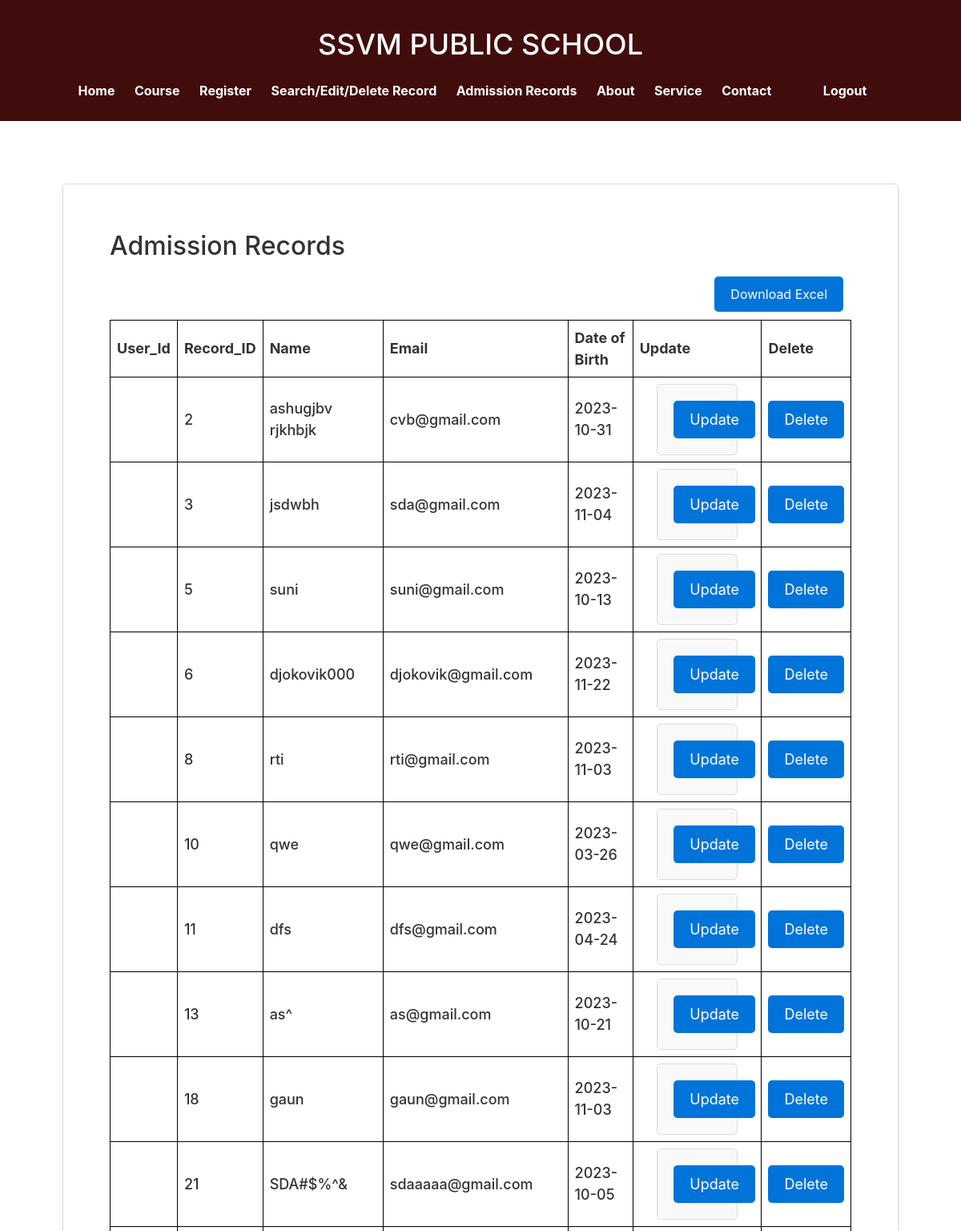
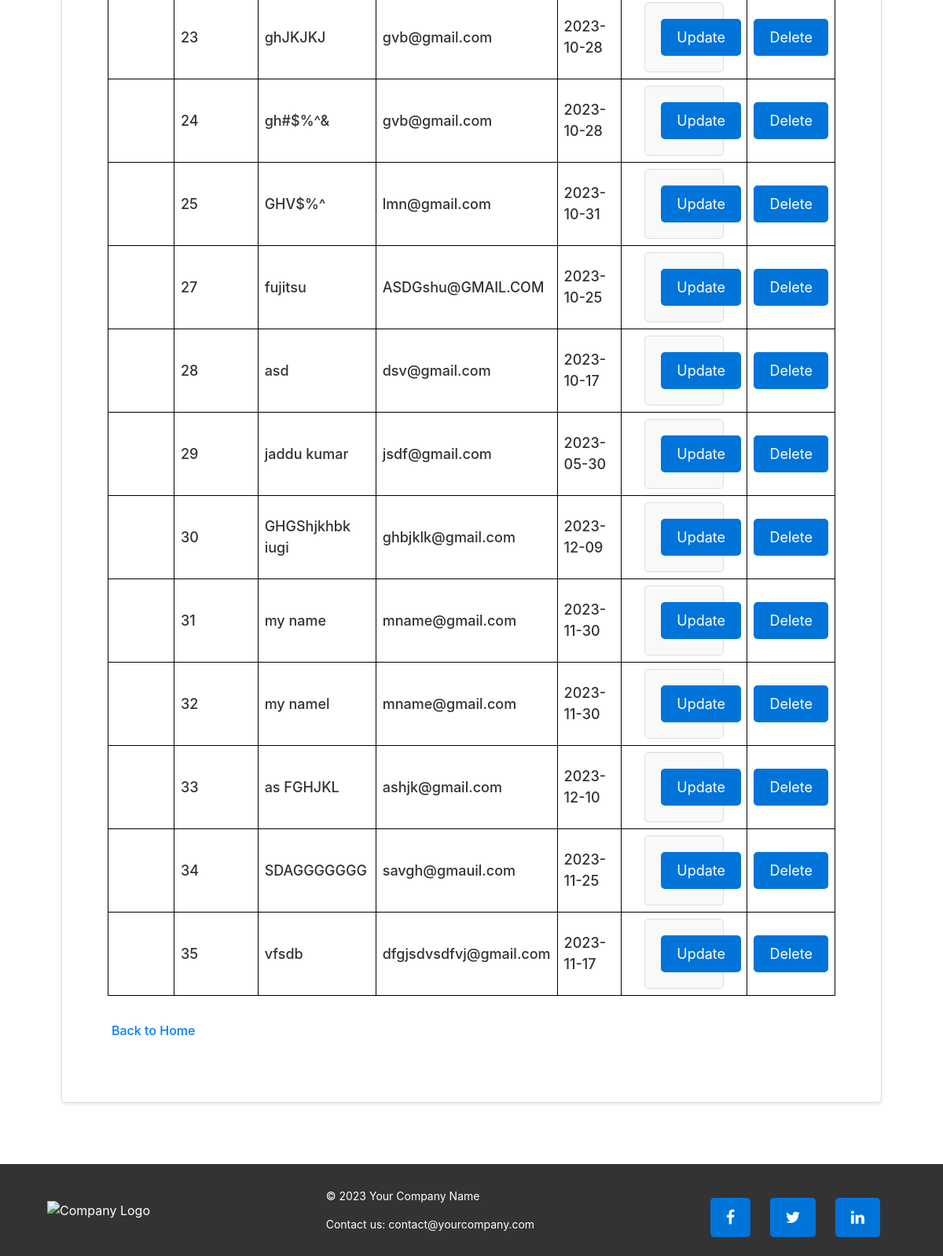
Screenshot of /admission_recordscourses (signed in) with the database file from the repository (2 pictures, top to bottom).
### models.py (models this page shows)
class AdmissionRecord(db.Model):
    id = db.Column(db.Integer, primary_key=True)
    name = db.Column(db.String(100), nullable=False)
    email = db.Column(db.String(100), nullable=False)
    dob = db.Column(db.String(10), nullable=False)

### test.py (the view)
@app.route('/admission_recordscourses')
@login_required
def admission_records():
    records = AdmissionRecord.query.all()
    print(records, "line no 42")
    return render_template('admission_records.html', records=records)

### test.py (called while the page is built)
@login_manager.user_loader
def load_user(user_id):
    user = User_Credentials.query.get(int(user_id))
    return user

### templates/admission_records.html (shortened to what this page needs)
{% extends "layout.html" %}
{% block content %}
    <div class="record_header">
        <h2>Admission Records</h2>
        <button class="download-button" type="submit" formmethod="post" formaction="/process_form">Download Excel</button>
    </div>
    <br>
    <table class="admission-table">
        <thead>
                <th>User_Id</th>
                <th>Record_ID</th>
                <th>Name</th>
                <th>Email</th>
                <th>Date of Birth</th>
                <th>Update</th>
                <th>Delete</th>
        </thead>
        <tbody>
            {% for record in records %}
                <tr>
                    <td>{{ record.user_id }}</td>
                    <td>{{ record.id }}</td>
                    <td>{{ record.name }}</td>
                    <td>{{ record.email }}</td>
                    <td>{{ record.dob }}</td>
                     <td>
                        <form method="post" action="{{ url_for('update_record', id=record.id) }}" onclick="return confirm('Are you sure you want to update this record?');">
                            <input class="update-button" type="submit" value="Update">
                        </form>
                    </td>
                    <td>
                        <button class="delete-button" data-record-id="{{ record.id }}">Delete</button>
                    </td>
                </tr>
            {% endfor %}
        </tbody>
    </table>
    <br>
    <p><a href="{{ url_for('layout') }}">Back to Home</a></p>
{% endblock %}

### templates/layout.html (shortened to what this page needs)
<!DOCTYPE html>
<html>
<head>
    <link rel="stylesheet" type="text/css" href="{{ url_for('static', filename='style.css') }}">
    <link rel="stylesheet" href="https://cdn.jsdelivr.net/npm/bootstrap@4.4.1/dist/css/bootstrap.min.css">
    <link rel="stylesheet" href="https://cdnjs.cloudflare.com/ajax/libs/font-awesome/4.7.0/css/font-awesome.min.css">
</head>
<body>
    <header>
        <h1>SSVM PUBLIC SCHOOL</h1>
        <nav>
            <ul>
                <li><a href="{{ url_for('layout') }}">Home</a></li>
                <li><a id="load-course" href="{{ url_for('courses') }}">Course</a></li>
                <li><a id="load-register" href="javascript:void(0)">Register</a></li>
                <li><a id="load-find" href="javascript:void(0)">Sarch/Edit/Delete Record</a></li>
                <li><a id="load-admission-record" href="{{ url_for('admission_records') }}">Admission Records</a></li>
                <li><a id="load-about" href="javascript:void(0)">About</a></li>
                <li><a id="load-service" href="javascript:void(0)">Service</a></li>
                <li><a id="load-contact" href="javascript:void(0)">Contact</a></li>
                <li><a id ="logout-link" href="{{ url_for('logout') }}" onclick="confirmLogout()">logout</a></li>
            </ul>
        </nav>
    </header>
    <div id="content">
        <h3 class="h3-heading">
            {% block content %}{% endblock %}
        </h3>
    </div>
    <footer>
        <div class="footer-content">
            <div class="footer-logo">
                <img src="F:\ROTA\static\images.png" alt="Company Logo">
            </div>
            <div class="footer-info">
                <p>&copy; 2023 Your Company Name</p>
                <p>Contact us: contact@yourcompany.com</p>
            </div>
            <div class="footer-social">
                <a class="footer-links" href="#"><i class="fa fa-facebook"></i></a>
                <a class="footer-links" href="#"><i class="fa fa-twitter"></i></a>
                <a class="footer-links" href="#"><i class="fa fa-linkedin"></i></a>
            </div>
        </div>
    </footer>
</body>
</html>

### static/style.css (style rules this page uses)
html, body, h1, h2, h3, p, ul, ol, li, a { margin: 0; padding: 0; border: 0; }
body, h1, ul, li { margin: 0; padding: 0; }
header { background-color: #410c0c; color: #fff; padding: 10px 0; text-align: center; }
header h1 { font-size: 36px; margin: 14px; padding: 10px; }
header nav ul { list-style: none; }
header nav ul li { display: inline; margin-right: 20px; }
header nav ul li a { text-decoration: none; color: #fff; font-weight: bold; }
.admission-table { border-collapse: collapse; width: 100%; }
.admission-table, th, td { border: 1px solid #000; }
th, td { padding: 8px; text-align: left; }
p { font-size: 16px; line-height: 1.5; margin-bottom: 20px; padding: 5px; }
.update-button { display: inline-block; padding: 10px 20px; background-color: #0074D9; color: #fff; border: none; border-radius: 5px; cursor: pointer; transition: background-color 0.3s; }
.delete-button { display: inline-block; padding: 10px 20px; background-color: #0074D9; color: #fff; border: none; border-radius: 5px; cursor: pointer; transition: background-color 0.3s; }
form { max-width: 70%; margin: 0 auto; padding: 20px; background-color: #f9f9f9; border: 1px solid #ddd; border-radius: 5px; }
input[type="submit"] { background-color: #0074D9; color: #fff; padding: 10px 20px; border: none; border-radius: 5px; cursor: pointer; }
#content { flex: 1; padding: 20px; }
footer { background-color: #333; color: #fff; padding: 20px 0; }
.footer-content { padding-left: 5%; padding-right: 5%; display: flex; justify-content: space-between; align-items: center; }
.footer-logo img { width: 100px; }
.footer-info p { font-size: 14px; margin: 5px 0; }
.footer-social a { text-decoration: none; color: #fff; font-size: 20px; margin-right: 20px; }
.footer-links { display: inline-block; margin-top: 20px; padding: 10px 20px; background-color: #0074d9; color: #fff; text-decoration: none; border-radius: 5px; transition: background-color 0.3s; }
h2 { margin: 0; }
.download-button { background-color: #0074d9; color: #fff; border: none; border-radius: 5px; padding: 10px 20px; margin: 10px; font-size: 16px; cursor: pointer; transition: background-color 0.3s; float: right; }
.h3-heading { font-size: 18px; color: #333; line-height: 1.5; text-align: left; background-color: #fff; border: 1px solid #ddd; border-radius: 5px; box-shadow: 0 2px 4px rgba(0, 0, 0, 0.1); padding: 5%; margin: 5%; }

### rows the page displays
AdmissionRecord: id "2", name "ashugjbv rjkhbjk", email "cvb@gmail.com", dob "2023-10-31"
AdmissionRecord: id "3", name "jsdwbh", email "sda@gmail.com", dob "2023-11-04"
AdmissionRecord: id "5", name "suni", email "suni@gmail.com", dob "2023-10-13"
AdmissionRecord: id "6", name "djokovik000", email "djokovik@gmail.com", dob "2023-11-22"
AdmissionRecord: id "8", name "rti", email "rti@gmail.com", dob "2023-11-03"
AdmissionRecord: id "10", name "qwe", email "qwe@gmail.com", dob "2023-03-26"
AdmissionRecord: id "11", name "dfs", email "dfs@gmail.com", dob "2023-04-24"
AdmissionRecord: id "13", name "as^", email "as@gmail.com", dob "2023-10-21"
AdmissionRecord: id "18", name "gaun", email "gaun@gmail.com", dob "2023-11-03"
AdmissionRecord: id "21", name "SDA#$%^&", email "sdaaaaa@gmail.com", dob "2023-10-05"
AdmissionRecord: id "23", name "ghJKJKJ", email "gvb@gmail.com", dob "2023-10-28"
AdmissionRecord: id "24", name "gh#$%^&", email "gvb@gmail.com", dob "2023-10-28"
AdmissionRecord: id "25", name "GHV$%^", email "lmn@gmail.com", dob "2023-10-31"
AdmissionRecord: id "27", name "fujitsu", email "ASDGshu@GMAIL.COM", dob "2023-10-25"
AdmissionRecord: id "28", name "asd", email "dsv@gmail.com", dob "2023-10-17"
AdmissionRecord: id "29", name "jaddu kumar", email "jsdf@gmail.com", dob "2023-05-30"
AdmissionRecord: id "30", name "GHGShjkhbk iugi", email "ghbjklk@gmail.com", dob "2023-12-09"
AdmissionRecord: id "31", name "my name", email "mname@gmail.com", dob "2023-11-30"
AdmissionRecord: id "32", name "my namel", email "mname@gmail.com", dob "2023-11-30"
AdmissionRecord: id "33", name "as FGHJKL", email "ashjk@gmail.com", dob "2023-12-10"
AdmissionRecord: id "34", name "SDAGGGGGGG", email "savgh@gmauil.com", dob "2023-11-25"
AdmissionRecord: id "35", name "vfsdb", email "dfgjsdvsdfvj@gmail.com", dob "2023-11-17"
